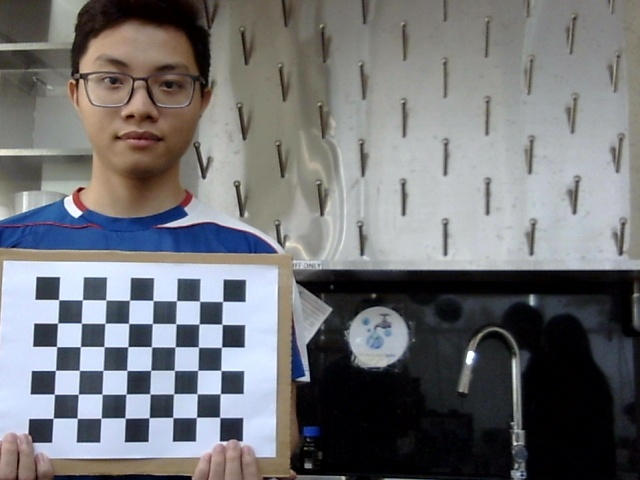
#> input picture left_image.jpg, 640 x 480 px, given in place of the camera
$ python warning.py
#> lines starting #> are read from the running program, lines starting #| are printed output that depends on the picture; after the words box and inside, x2 and y2 are one past the last pixel; in counts of white or black regions, pixels touching at a corner belong together
import cv2
import numpy as np

# Open the left and right cameras
capL = cv2.VideoCapture(0, cv2.CAP_DSHOW)
capR = cv2.VideoCapture(1, cv2.CAP_DSHOW)

width, height = 640, 480
capL.set(cv2.CAP_PROP_FRAME_WIDTH, width)
capL.set(cv2.CAP_PROP_FRAME_HEIGHT, height)
capR.set(cv2.CAP_PROP_FRAME_WIDTH, width)
capR.set(cv2.CAP_PROP_FRAME_HEIGHT, height)

# StereoSGBM settings
numDisparities = 16 * 12
blockSize = 5

stereo = cv2.StereoSGBM_create(
    numDisparities=numDisparities,
    blockSize=blockSize,
    mode=cv2.STEREO_SGBM_MODE_SGBM_3WAY,
)

focal_length = 578.6  # in pixels
baseline = 0.08       # in meters

point_x = width // 2
point_y = height // 2

while True:
    retL, frameL = capL.read()
#> frameL is the input picture: shape (480, 640, 3); mean B, G, R 117.8, 114.9, 114
    retR, frameR = capR.read()

    if not retL or not retR:
        print("Camera read failed")
        break

    # Convert to grayscale
    grayL = cv2.cvtColor(frameL, cv2.COLOR_BGR2GRAY)
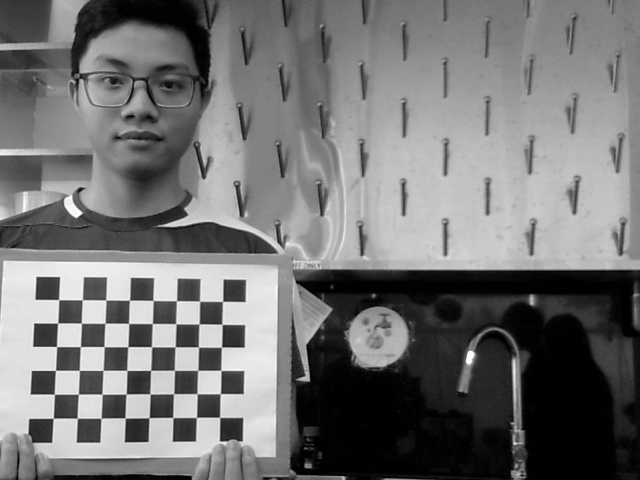
#> grayL: shape (480, 640); min 0, max 255, mean 115
    grayR = cv2.cvtColor(frameR, cv2.COLOR_BGR2GRAY)

    # Apply median blur to reduce noise
    grayL = cv2.medianBlur(grayL, 5)
    grayR = cv2.medianBlur(grayR, 5)

    # Compute disparity map
    disparity = stereo.compute(grayL, grayR).astype(np.float32) / 16.0
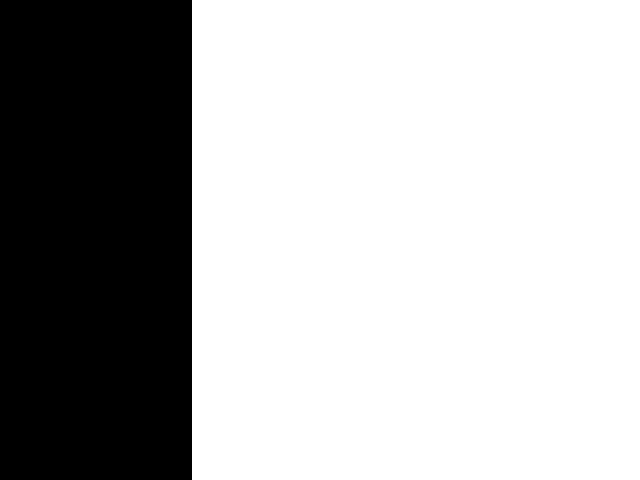
#> disparity: shape (480, 640) float32; values -1 (black) and 0 (white), 70% white; 1 black region, box (x1, y1, x2, y2) and area: (0, 0, 192, 480) 92160

    # Get disparity at chosen point
    disp_value = disparity[point_y, point_x]
#> disp_value = 0

    # Estimate depth
    if disp_value > 0:
        depth = (focal_length * baseline) / disp_value
    else:
        depth = float('inf')  # Invalid disparity

    # Normalize disparity for visualization
    disp_norm = cv2.normalize(disparity, None, 0, 255, cv2.NORM_MINMAX)
    disp_norm = np.uint8(disp_norm)
    disp_color = cv2.applyColorMap(disp_norm, cv2.COLORMAP_JET)
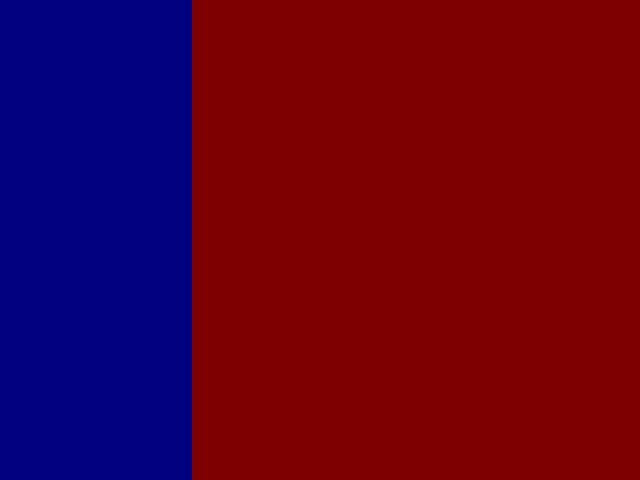
#> disp_color: shape (480, 640, 3); mean B, G, R 38.4, 0, 89.6

    # Draw point on depth map
    cv2.circle(disp_color, (point_x, point_y), 6, (255, 255, 255), 2)
#> disp_color: shape (480, 640, 3); 0.04% of pixels changed, all inside (x1, y1, x2, y2) = (313, 233, 328, 248)

    # Display depth info
    if depth < 0.5:
        text = "WARNING: Object < 50cm!"
        color = (0, 0, 255)
    else:
        text = f"Distance: {depth:.2f} m"
        color = (0, 255, 0)

    cv2.putText(disp_color, text, (20, 50),
                cv2.FONT_HERSHEY_SIMPLEX, 1.0, color, 2)
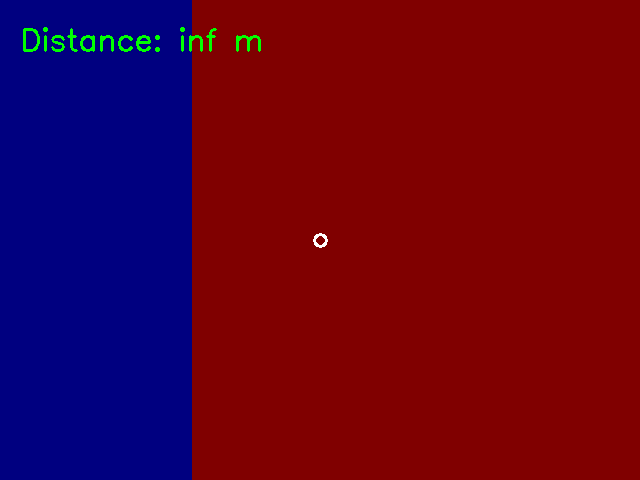
#> disp_color: shape (480, 640, 3); mean B, G, R 38, 1.3, 89.5

    # Show results
    cv2.imshow("Left", frameL)
    cv2.imshow("Right", frameR)
    cv2.imshow("Disparity (Depth Map)", disp_color)

    key = cv2.waitKey(1)
#> (key q is pressed here)
    if key == ord('q'):
        break

# Cleanup
capL.release()
capR.release()
cv2.destroyAllWindows()

$ run again, on left_group.jpg
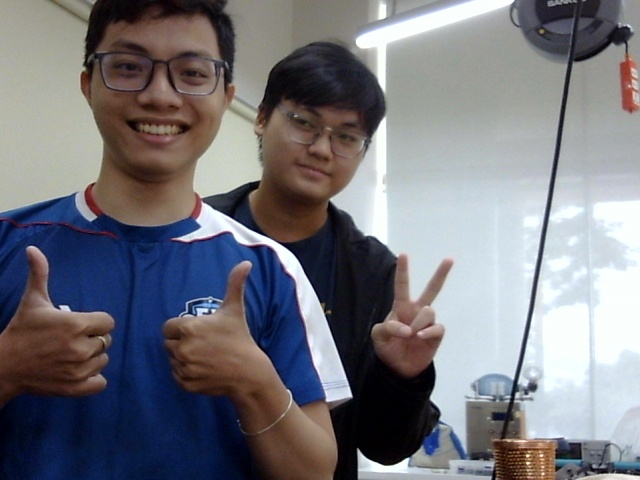
#> input picture left_group.jpg, 640 x 480 px, given in place of the camera
#> frameL is the input picture: shape (480, 640, 3); mean B, G, R 124.3, 117.5, 117.8
#> `grayL = cv2.cvtColor(frameL, cv2.COLOR_BGR2GRAY)`:
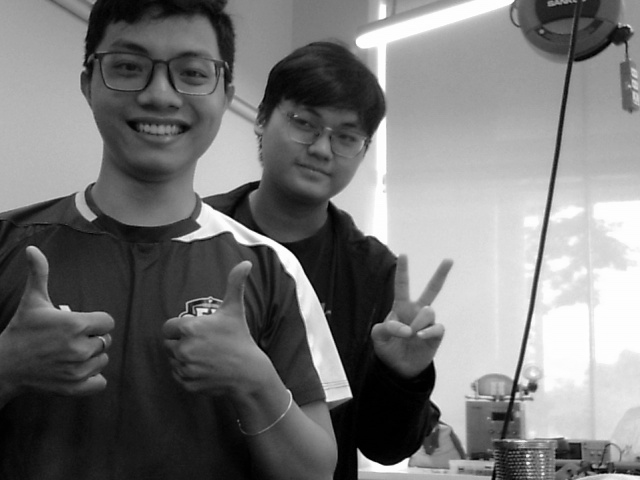
#> grayL: shape (480, 640); min 0, max 255, mean 118.3
#> disparity: shape (480, 640) float32; values -1 (black) and 0 (white), 70% white; 1 black region, box (x1, y1, x2, y2) and area: (0, 0, 192, 480) 92160
#> disp_value = 0

$ run again, on right_group.jpg
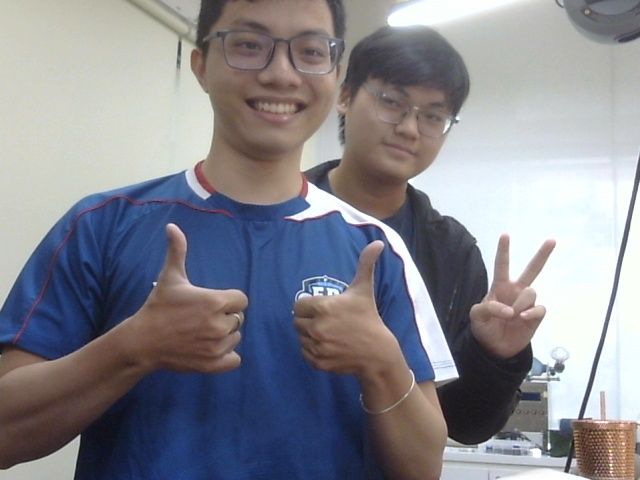
#> input picture right_group.jpg, 640 x 480 px, given in place of the camera
#> frameL is the input picture: shape (480, 640, 3); mean B, G, R 142.2, 134.5, 134.5
#> `grayL = cv2.cvtColor(frameL, cv2.COLOR_BGR2GRAY)`:
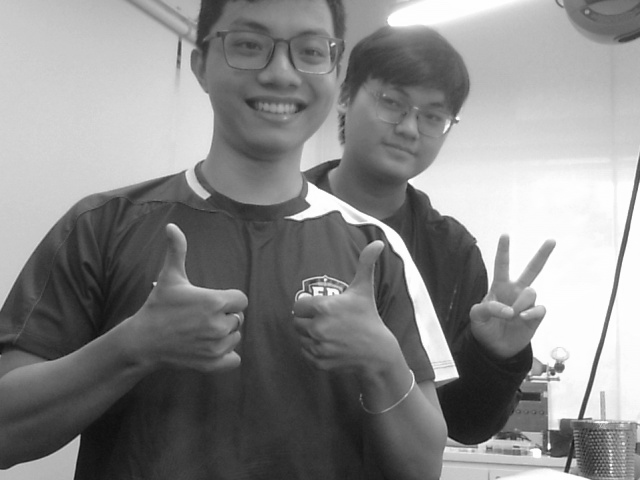
#> grayL: shape (480, 640); min 13, max 255, mean 135.4
#> disparity: shape (480, 640) float32; values -1 (black) and 0 (white), 70% white; 1 black region, box (x1, y1, x2, y2) and area: (0, 0, 192, 480) 92160
#> disp_value = 0

$ run again, on right_image.jpg
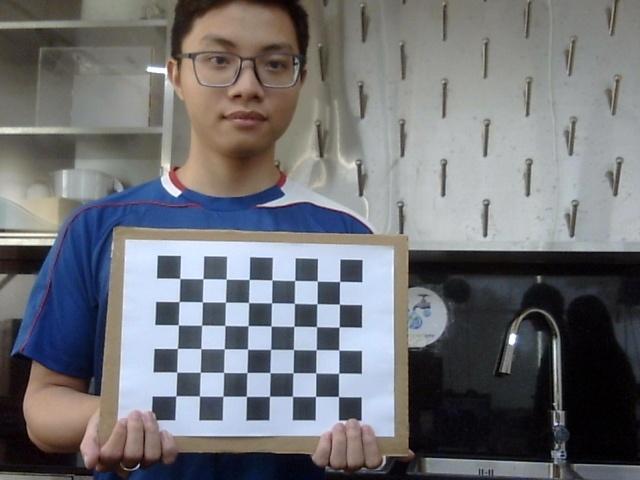
#> input picture right_image.jpg, 640 x 480 px, given in place of the camera
#> frameL is the input picture: shape (480, 640, 3); mean B, G, R 117.5, 113.5, 112.6
#> `grayL = cv2.cvtColor(frameL, cv2.COLOR_BGR2GRAY)`:
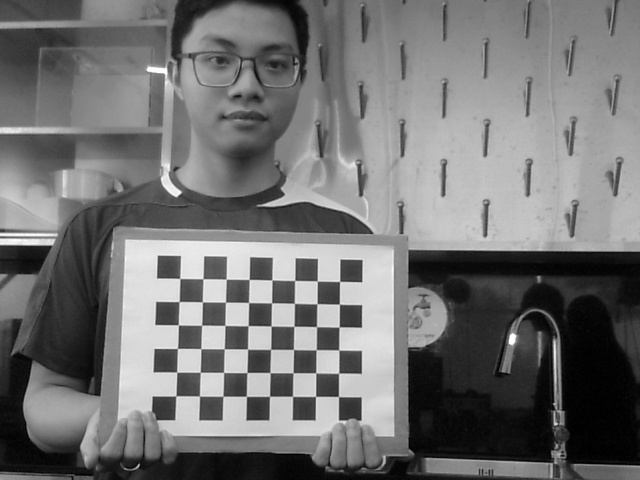
#> grayL: shape (480, 640); min 0, max 255, mean 113.7
#> disparity: shape (480, 640) float32; values -1 (black) and 0 (white), 70% white; 1 black region, box (x1, y1, x2, y2) and area: (0, 0, 192, 480) 92160
#> disp_value = 0
